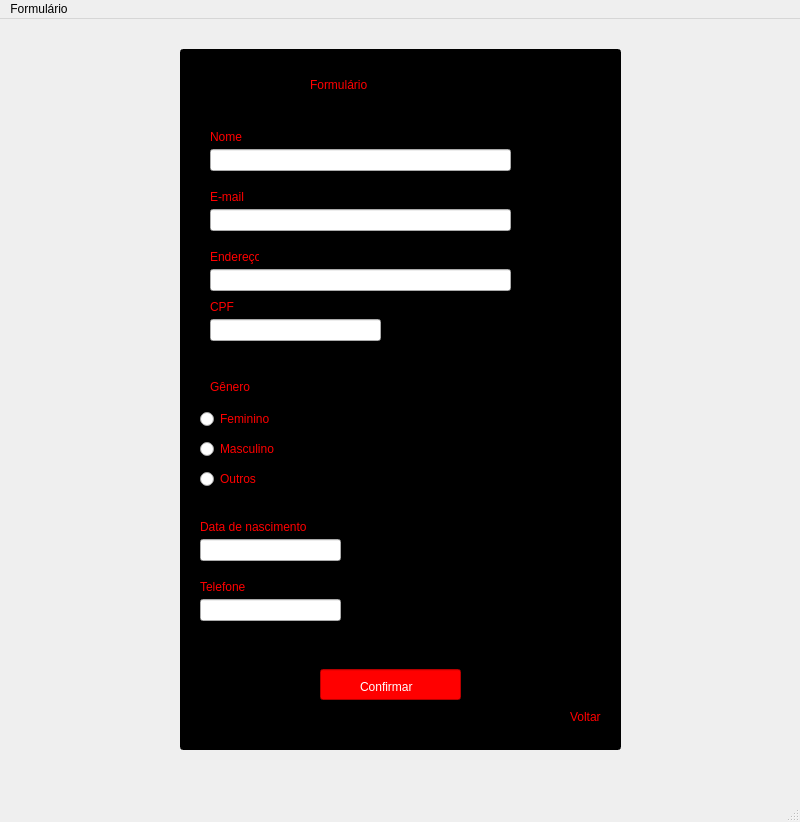
<?xml version="1.0" encoding="UTF-8"?>
<ui version="4.0">
 <class>MainWindow</class>
 <widget class="QMainWindow" name="MainWindow">
  <property name="geometry">
   <rect>
    <x>0</x>
    <y>0</y>
    <width>800</width>
    <height>822</height>
   </rect>
  </property>
  <property name="windowTitle">
   <string>MainWindow</string>
  </property>
  <widget class="QWidget" name="centralwidget">
   <widget class="QLineEdit" name="lineEdit">
    <property name="geometry">
     <rect>
      <x>180</x>
      <y>30</y>
      <width>441</width>
      <height>701</height>
     </rect>
    </property>
    <property name="styleSheet">
     <string notr="true">background-color: rgb(0, 0, 0);</string>
    </property>
   </widget>
   <widget class="QLabel" name="label">
    <property name="geometry">
     <rect>
      <x>310</x>
      <y>50</y>
      <width>161</width>
      <height>31</height>
     </rect>
    </property>
    <property name="styleSheet">
     <string notr="true">color: rgb(255, 0, 0);
font: 22pt &quot;Segoe UI&quot;;</string>
    </property>
    <property name="text">
     <string>Formulário</string>
    </property>
   </widget>
   <widget class="QLabel" name="label_2">
    <property name="geometry">
     <rect>
      <x>210</x>
      <y>110</y>
      <width>49</width>
      <height>16</height>
     </rect>
    </property>
    <property name="styleSheet">
     <string notr="true">color: rgb(255, 0, 0);</string>
    </property>
    <property name="text">
     <string>Nome</string>
    </property>
   </widget>
   <widget class="QLineEdit" name="lineEdit_2">
    <property name="geometry">
     <rect>
      <x>210</x>
      <y>130</y>
      <width>301</width>
      <height>22</height>
     </rect>
    </property>
   </widget>
   <widget class="QLabel" name="label_3">
    <property name="geometry">
     <rect>
      <x>210</x>
      <y>170</y>
      <width>49</width>
      <height>16</height>
     </rect>
    </property>
    <property name="styleSheet">
     <string notr="true">color: rgb(255, 0, 0);</string>
    </property>
    <property name="text">
     <string>E-mail</string>
    </property>
   </widget>
   <widget class="QLabel" name="label_4">
    <property name="geometry">
     <rect>
      <x>210</x>
      <y>280</y>
      <width>49</width>
      <height>16</height>
     </rect>
    </property>
    <property name="styleSheet">
     <string notr="true">color: rgb(255, 0, 0);</string>
    </property>
    <property name="text">
     <string>CPF</string>
    </property>
   </widget>
   <widget class="QLabel" name="label_5">
    <property name="geometry">
     <rect>
      <x>210</x>
      <y>230</y>
      <width>49</width>
      <height>16</height>
     </rect>
    </property>
    <property name="styleSheet">
     <string notr="true">color: rgb(255, 0, 0);</string>
    </property>
    <property name="text">
     <string>Endereço</string>
    </property>
   </widget>
   <widget class="QLabel" name="label_6">
    <property name="geometry">
     <rect>
      <x>210</x>
      <y>360</y>
      <width>49</width>
      <height>16</height>
     </rect>
    </property>
    <property name="styleSheet">
     <string notr="true">color: rgb(255, 0, 0);</string>
    </property>
    <property name="text">
     <string>Gênero</string>
    </property>
   </widget>
   <widget class="QLineEdit" name="lineEdit_3">
    <property name="geometry">
     <rect>
      <x>210</x>
      <y>190</y>
      <width>301</width>
      <height>22</height>
     </rect>
    </property>
   </widget>
   <widget class="QLineEdit" name="lineEdit_4">
    <property name="geometry">
     <rect>
      <x>210</x>
      <y>300</y>
      <width>171</width>
      <height>22</height>
     </rect>
    </property>
   </widget>
   <widget class="QLineEdit" name="lineEdit_5">
    <property name="geometry">
     <rect>
      <x>210</x>
      <y>250</y>
      <width>301</width>
      <height>22</height>
     </rect>
    </property>
   </widget>
   <widget class="QRadioButton" name="radioButton">
    <property name="geometry">
     <rect>
      <x>200</x>
      <y>390</y>
      <width>89</width>
      <height>20</height>
     </rect>
    </property>
    <property name="styleSheet">
     <string notr="true">color: rgb(255, 0, 0);</string>
    </property>
    <property name="text">
     <string>Feminino</string>
    </property>
   </widget>
   <widget class="QRadioButton" name="radioButton_2">
    <property name="geometry">
     <rect>
      <x>200</x>
      <y>420</y>
      <width>89</width>
      <height>20</height>
     </rect>
    </property>
    <property name="styleSheet">
     <string notr="true">color: rgb(255, 0, 0);</string>
    </property>
    <property name="text">
     <string>Masculino</string>
    </property>
   </widget>
   <widget class="QRadioButton" name="radioButton_3">
    <property name="geometry">
     <rect>
      <x>200</x>
      <y>450</y>
      <width>89</width>
      <height>20</height>
     </rect>
    </property>
    <property name="styleSheet">
     <string notr="true">color: rgb(255, 0, 0);</string>
    </property>
    <property name="text">
     <string>Outros</string>
    </property>
   </widget>
   <widget class="QLabel" name="label_7">
    <property name="geometry">
     <rect>
      <x>200</x>
      <y>500</y>
      <width>111</width>
      <height>16</height>
     </rect>
    </property>
    <property name="styleSheet">
     <string notr="true">color: rgb(255, 0, 0);</string>
    </property>
    <property name="text">
     <string>Data de nascimento</string>
    </property>
   </widget>
   <widget class="QLineEdit" name="lineEdit_6">
    <property name="geometry">
     <rect>
      <x>200</x>
      <y>520</y>
      <width>141</width>
      <height>22</height>
     </rect>
    </property>
   </widget>
   <widget class="QLabel" name="label_8">
    <property name="geometry">
     <rect>
      <x>200</x>
      <y>560</y>
      <width>81</width>
      <height>16</height>
     </rect>
    </property>
    <property name="styleSheet">
     <string notr="true">color: rgb(255, 0, 0);</string>
    </property>
    <property name="text">
     <string>Telefone</string>
    </property>
   </widget>
   <widget class="QLineEdit" name="lineEdit_7">
    <property name="geometry">
     <rect>
      <x>200</x>
      <y>580</y>
      <width>141</width>
      <height>22</height>
     </rect>
    </property>
   </widget>
   <widget class="QLineEdit" name="lineEdit_8">
    <property name="geometry">
     <rect>
      <x>320</x>
      <y>650</y>
      <width>141</width>
      <height>31</height>
     </rect>
    </property>
    <property name="styleSheet">
     <string notr="true">background-color: rgb(255, 0, 0);</string>
    </property>
   </widget>
   <widget class="QLabel" name="label_9">
    <property name="geometry">
     <rect>
      <x>360</x>
      <y>660</y>
      <width>71</width>
      <height>16</height>
     </rect>
    </property>
    <property name="styleSheet">
     <string notr="true">color: rgb(255, 255, 255);</string>
    </property>
    <property name="text">
     <string>Confirmar</string>
    </property>
   </widget>
   <widget class="QLabel" name="label_10">
    <property name="geometry">
     <rect>
      <x>570</x>
      <y>690</y>
      <width>49</width>
      <height>16</height>
     </rect>
    </property>
    <property name="styleSheet">
     <string notr="true">color: rgb(255, 0, 0);</string>
    </property>
    <property name="text">
     <string>Voltar</string>
    </property>
   </widget>
  </widget>
  <widget class="QMenuBar" name="menubar">
   <property name="geometry">
    <rect>
     <x>0</x>
     <y>0</y>
     <width>800</width>
     <height>22</height>
    </rect>
   </property>
   <widget class="QMenu" name="menuFormul_rio">
    <property name="title">
     <string>Formulário</string>
    </property>
   </widget>
   <addaction name="menuFormul_rio"/>
  </widget>
  <widget class="QStatusBar" name="statusbar"/>
 </widget>
 <resources/>
 <connections/>
</ui>
